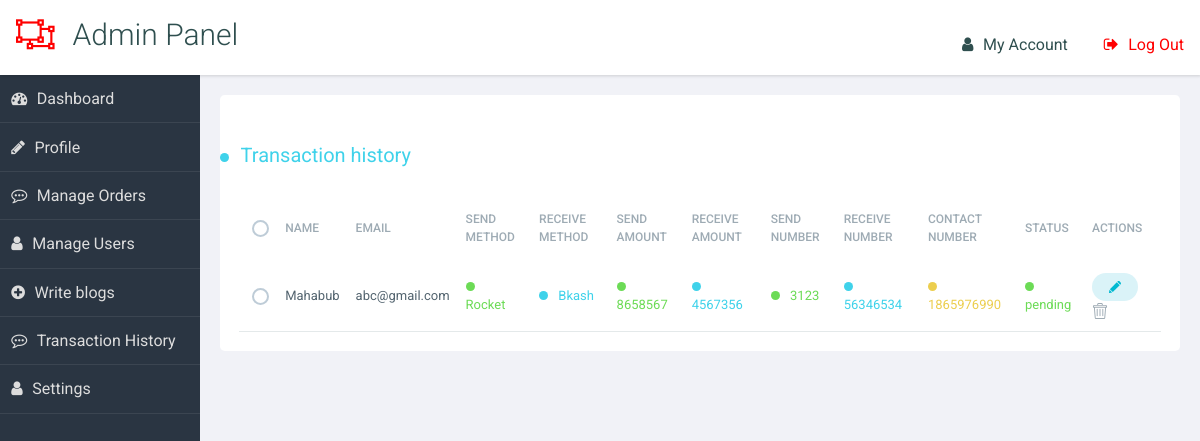
The page /transaction_history/ (signed in) on the database its author committed.
### api/models.py (models this page shows)
class Order(models.Model):
    name = models.CharField(max_length=100)
    email = models.EmailField(max_length=200)
    send_method = models.CharField(max_length=100, choices=payment_method)
    receive_method = models.CharField(max_length=100, choices=payment_method)
    send_amount = models.PositiveIntegerField()
    receive_amount = models.PositiveIntegerField()
    send_number = models.BigIntegerField()
    receive_number = models.BigIntegerField()
    contact_number = models.IntegerField()
    def __str__(self) -> str:
        return self.name

### exchange/views.py (the view)
# urls.py: path('transaction_history/', views.Transaction_History,
def Transaction_History(request):
    email = request.user.email
    orders = Order.objects.filter(email=email)
    print(orders)
    return render(request, 'exchange/transactionhistory.html', {'orders': orders})

### exchange/templates/exchange/transactionhistory.html (shortened to what this page needs)
{% extends 'exchange/base.html' %} {% load static %} {% block css %}
<link rel="stylesheet" href="{%static 'css/dashboard.css'%}" />
<link rel="stylesheet" href="{% static 'css/manage.css' %}" />
{% endblock css %}
{% block content %} {% include 'exchange/dashboardnav.html'%}
<main role="main">
  <section class="panel important flex justify-between">
    {% if orders %}
    <div class="container">
      <div class="row row--top-40">
        <div class="col-md-12">
          <h2 class="row__title text-4xl" data-column="Progress">
          <p class=" status--blue status">
            Transaction history
          </p></h2>
        </div>
      </div>
      <div class="row row--top-20">
        <div class="col-md-12">
          <div class="table-container">
            <table class="table">
              <thead class="table__thead">
                <tr>
                  <th class="table__th">
                    <input
                      id="selectAll"
                      type="checkbox"
                      class="table__select-row"
                    />
                  </th>
                  <th class="table__th">Name</th>
                  <th class="table__th">Email</th>
                  <th class="table__th">Send method</th>
                  <th class="table__th">Receive method</th>
                  <th class="table__th">Send amount</th>
                  <th class="table__th">Receive amount</th>
                  <th class="table__th">Send number</th>
                  <th class="table__th">Receive number</th>
                  <th class="table__th">Contact number</th>
                  <th class="table__th">Status</th>
                  <th class="table__th">Actions</th>
                </tr>
              </thead>
              <tbody class="table__tbody">
                {% for bks in orders %}
                <tr class="table-row table-row--chris">
                  <td class="table-row__td">
                    <input id="" type="checkbox" class="table__select-row" />
                  </td>
                  <td data-column="Policy" class="table-row__td">
                    <div class="">
                      <p class="table-row__policy">{{bks.name}}</p>
                    </div>
                  </td>
                  <td data-column="Policy" class="table-row__td">
                    <div class="">
                      <p class="table-row__policy">{{bks.email}}</p>
                    </div>
                  </td>
                  <td data-column="Policy status" class="table-row__td">
                    <p class="table-row__p-status status--green status">
                      {{bks.send_method}}
                    </p>
                  </td>
                  <td data-column="Progress" class="table-row__td">
                    <p class="table-row__progress status--blue status">
                      {{bks.receive_method}}
                    </p>
                  </td>
                  <td data-column="Status" class="table-row__td">
                    <p class="table-row__status status--green status">
                      {{bks.send_amount}}
                    </p>
                  </td>
                  <td data-column="Progress" class="table-row__td">
                    <p class="table-row__progress status--blue status">
                      {{bks.receive_amount}}
                    </p>
                  </td>
                  <td data-column="Policy status" class="table-row__td">
                    <p class="table-row__p-status status--green status">
                      {{bks.send_number}}
                    </p>
                  </td>
                  <td data-column="Progress" class="table-row__td">
                    <p class="table-row__progress status--blue status">
                      {{bks.receive_number}}
                    </p>
                  </td>
                  <td data-column="Policy Status" class="table-row__td">
                    <p class="table-row__p-status status status--yellow">
                      {{bks.contact_number}}
                    </p>
                  </td>
                  <td data-column="Policy status" class="table-row__td">
                    <p class="table-row__p-status status--green status">
                      pending
                    </p>
                  </td>
                  <td class="table-row__td">
                    <a href="">
                    </a>
                    <a href="">
                    </a>
                  </td>
                </tr>
                {% endfor %}
              </tbody>
            </table>
          </div>
        </div>
      </div>
    {% endif %}
  </section>
</main>
{% endblock content %}

### exchange/static/css/dashboard.css (style rules this page uses)
html { box-sizing: border-box; }
*, *:before, *:after { box-sizing: inherit; }
body { background: #f1f2f7; font-family: "Open Sans", arial, sans-serif; color: darkslategray; }
.panel { background-color: white; color: darkslategray; -webkit-border-radius: 0.3rem; -moz-border-radius: 0.3rem; -ms-border-radius: 0.3rem; border-radius: 0.3rem; margin: 1%; }
a { text-decoration: none; color: inherit; }
h2, h3, h4 { font-weight: 300; margin: 0; }
h2 { color: #ff1a1a; }
table { border-collapse: collapse; width: 96%; margin: 2%; }
th { text-align: left; font-weight: 400; font-size: 13px; text-transform: uppercase; border-bottom: 1px solid rgba(0, 0, 0, 0.1); padding: 0 10px; padding-bottom: 14px; }
td { line-height: 40px; font-weight: 300; padding: 0 10px; }
@media screen and (min-width: 600px) { html, body { height: 100%; } }
@media screen and (min-width: 600px) { main[role="main"] { margin: 75px 0 40px 200px; } }
@media screen and (min-width: 600px) { main[role="main"]:after { content: ""; display: table; clear: both; } }
@media screen and (min-width: 600px) { .panel { margin: 2% 0 0 2%; float: left; width: 96%; } }
@media screen and (min-width: 600px) { .panel:after { content: ""; display: table; clear: both; } }
@media screen and (min-width: 900px) { .panel { width: 47%; clear: none; } }
@media screen and (min-width: 900px) { .panel.important { width: 96%; } }

### exchange/static/css/manage.css (style rules this page uses)
* { margin: 0; padding: 0; font-family: "Roboto", sans-serif; }
html, body { display: table; height: 100%; width: 100%; color: #252a3b; background-color: #f8f8f8; }
.row__title { color: #53646f; font-weight: 400; font-size: 20px; margin: 0; }
.row--top-40 { margin-top: 40px; }
.row--top-20 { margin-top: 20px; }
.table__th { color: #9eabb4; font-weight: 500; font-size: 12px; text-transform: uppercase; cursor: pointer; border: 0 !important; padding: 15px 8px !important; }
.table-row { border-bottom: 1px solid #e4e9ea; background-color: #fff; }
.table-row__td { padding: 12px 8px !important; vertical-align: middle !important; color: #53646f; font-size: 13px; font-weight: 400; position: relative; line-height: 18px !important; border: 0 !important; }
.table-row__policy { color: #53646f; font-size: 13px; font-weight: 400; line-height: 18px; margin-bottom: 0px; }
.table-row__p-status { margin-bottom: 0; font-size: 13px; vertical-align: middle; display: inline-block; color: #9eabb4; }
.table-row__status { margin-bottom: 0; font-size: 13px; vertical-align: middle; display: inline-block; color: #9eabb4; }
.table-row__progress { margin-bottom: 0; font-size: 13px; vertical-align: middle; display: inline-block; color: #9eabb4; }
.status:before { content: ""; margin-bottom: 0; width: 9px; height: 9px; display: inline-block; margin-right: 7px; border-radius: 50%; }
.status--blue:before { background-color: #3fd2ea; }
.status--blue { color: #3fd2ea; }
.status--yellow:before { background-color: #ecce4e; }
.status--yellow { color: #ecce4e; }
.status--green { color: #6cdb56; }
.status--green:before { background-color: #6cdb56; }
.table__select-row { appearence: none; -moz-appearance: none; -o-appearance: none; -webkit-appearance: none; width: 17px; height: 17px; margin: 0 0 0 5px !important; vertical-align: middle; border: 2px solid #beccd7; border-radius: 50%; cursor: pointer; }
.table-row__edit { width: 46px; padding: 8px 17px; display: inline-block; background-color: #daf3f8; border-radius: 18px; vertical-align: middle; margin-right: 10px; cursor: pointer; }
.table-row__bin { width: 16px; display: inline-block; vertical-align: middle; cursor: pointer; }

### rows shown on the page
Order: name "Mahabub", email "abc@gmail.com", send_method "Rocket", receive_method "Bkash", send_amount "8658567", receive_amount "4567356", send_number "3123", receive_number "56346534", contact_number "1865976990"
